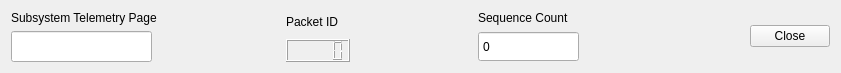
  <widget class="QWidget" name="layoutWidget">
   <property name="geometry">
    <rect>
     <x>40</x>
     <y>22</y>
     <width>841</width>
     <height>65</height>
    </rect>
   </property>
   <layout class="QHBoxLayout" name="horizontalLayout">
    <item>
     <layout class="QVBoxLayout" name="verticalLayout_2">
      <item>
       <widget class="QLabel" name="subSystemTelemetryPageLabel">
        <property name="text">
         <string>Subsystem Telemetry Page</string>
        </property>
       </widget>
      </item>
      <item>
       <widget class="QLineEdit" name="subSystemLineEdit">
        <property name="minimumSize">
         <size>
          <width>141</width>
          <height>31</height>
         </size>
        </property>
        <property name="maximumSize">
         <size>
          <width>141</width>
          <height>31</height>
         </size>
        </property>
        <property name="readOnly">
         <bool>true</bool>
        </property>
       </widget>
      </item>
     </layout>
    </item>
    <item>
     <spacer name="horizontalSpacer">
      <property name="orientation">
       <enum>Qt::Horizontal</enum>
      </property>
      <property name="sizeHint" stdset="0">
       <size>
        <width>40</width>
        <height>20</height>
       </size>
      </property>
     </spacer>
    </item>
    <item>
     <layout class="QVBoxLayout" name="verticalLayout">
      <item>
       <widget class="QLabel" name="packetIdLabel">
        <property name="sizePolicy">
         <sizepolicy hsizetype="Fixed" vsizetype="Fixed">
          <horstretch>0</horstretch>
          <verstretch>0</verstretch>
         </sizepolicy>
        </property>
        <property name="minimumSize">
         <size>
          <width>0</width>
          <height>21</height>
         </size>
        </property>
        <property name="maximumSize">
         <size>
          <width>16777215</width>
          <height>25</height>
         </size>
        </property>
        <property name="text">
         <string>Packet ID</string>
        </property>
       </widget>
      </item>
      <item>
       <widget class="QLCDNumber" name="packetId">
        <property name="sizePolicy">
         <sizepolicy hsizetype="Fixed" vsizetype="Minimum">
          <horstretch>0</horstretch>
          <verstretch>0</verstretch>
         </sizepolicy>
        </property>
       </widget>
      </item>
     </layout>
    </item>
    <item>
     <spacer name="horizontalSpacer_3">
      <property name="orientation">
       <enum>Qt::Horizontal</enum>
      </property>
      <property name="sizeHint" stdset="0">
       <size>
        <width>40</width>
        <height>20</height>
       </size>
      </property>
     </spacer>
    </item>
    <item>
     <layout class="QVBoxLayout" name="verticalLayout_3">
      <item>
       <widget class="QLabel" name="label_5">
        <property name="text">
         <string>Sequence Count</string>
        </property>
       </widget>
      </item>
      <item>
       <widget class="QSpinBox" name="sequenceCount">
        <property name="minimumSize">
         <size>
          <width>101</width>
          <height>31</height>
         </size>
        </property>
        <property name="maximumSize">
         <size>
          <width>101</width>
          <height>31</height>
         </size>
        </property>
        <property name="buttonSymbols">
         <enum>QAbstractSpinBox::NoButtons</enum>
        </property>
        <property name="maximum">
         <number>16384</number>
        </property>
        <property name="value">
         <number>0</number>
        </property>
       </widget>
      </item>
     </layout>
    </item>
    <item>
     <spacer name="horizontalSpacer_2">
      <property name="orientation">
       <enum>Qt::Horizontal</enum>
      </property>
      <property name="sizeHint" stdset="0">
       <size>
        <width>40</width>
        <height>20</height>
       </size>
      </property>
     </spacer>
    </item>
    <item>
     <widget class="QDialogButtonBox" name="buttonBox">
      <property name="standardButtons">
       <set>QDialogButtonBox::Close</set>
      </property>
     </widget>
    </item>
   </layout>
  </widget>
